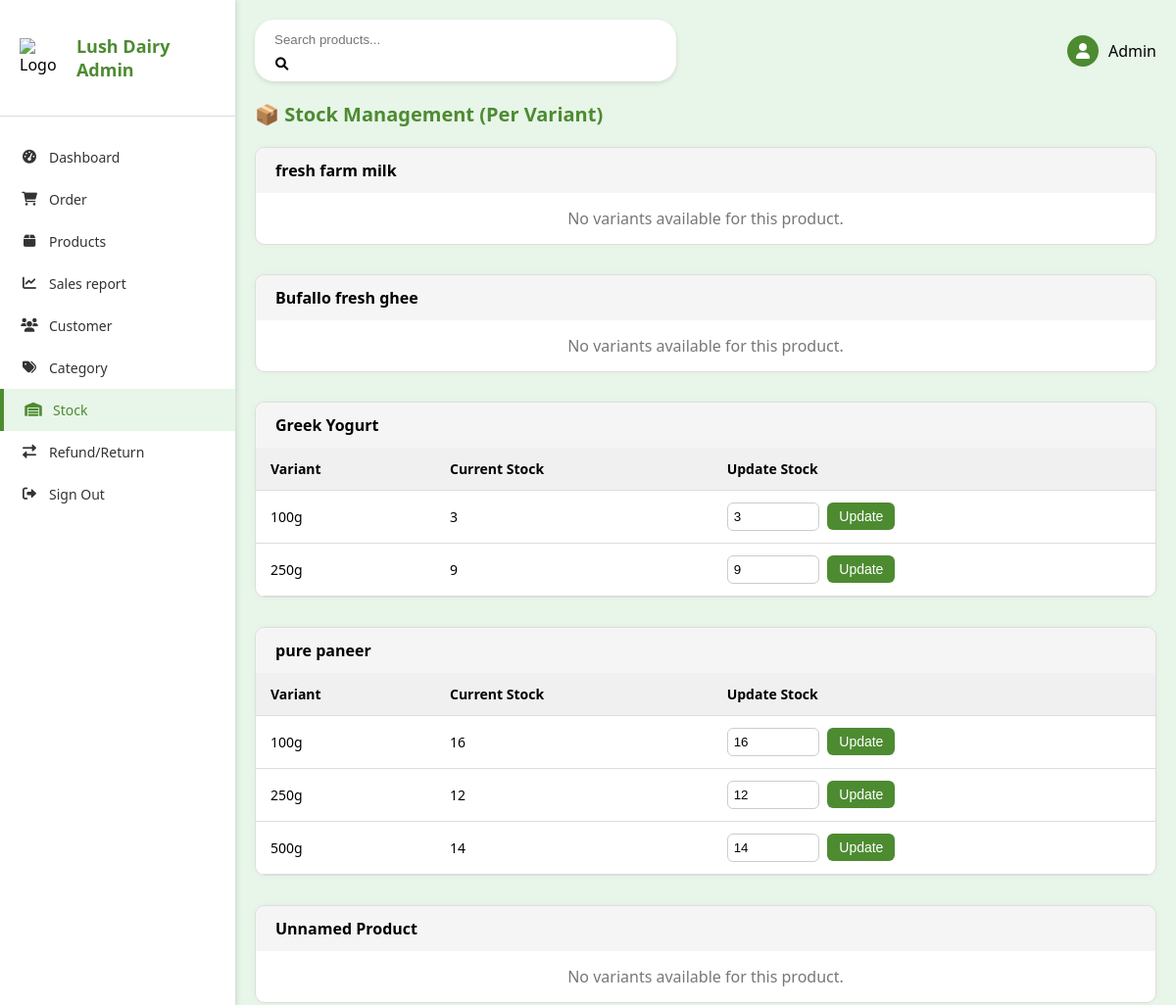
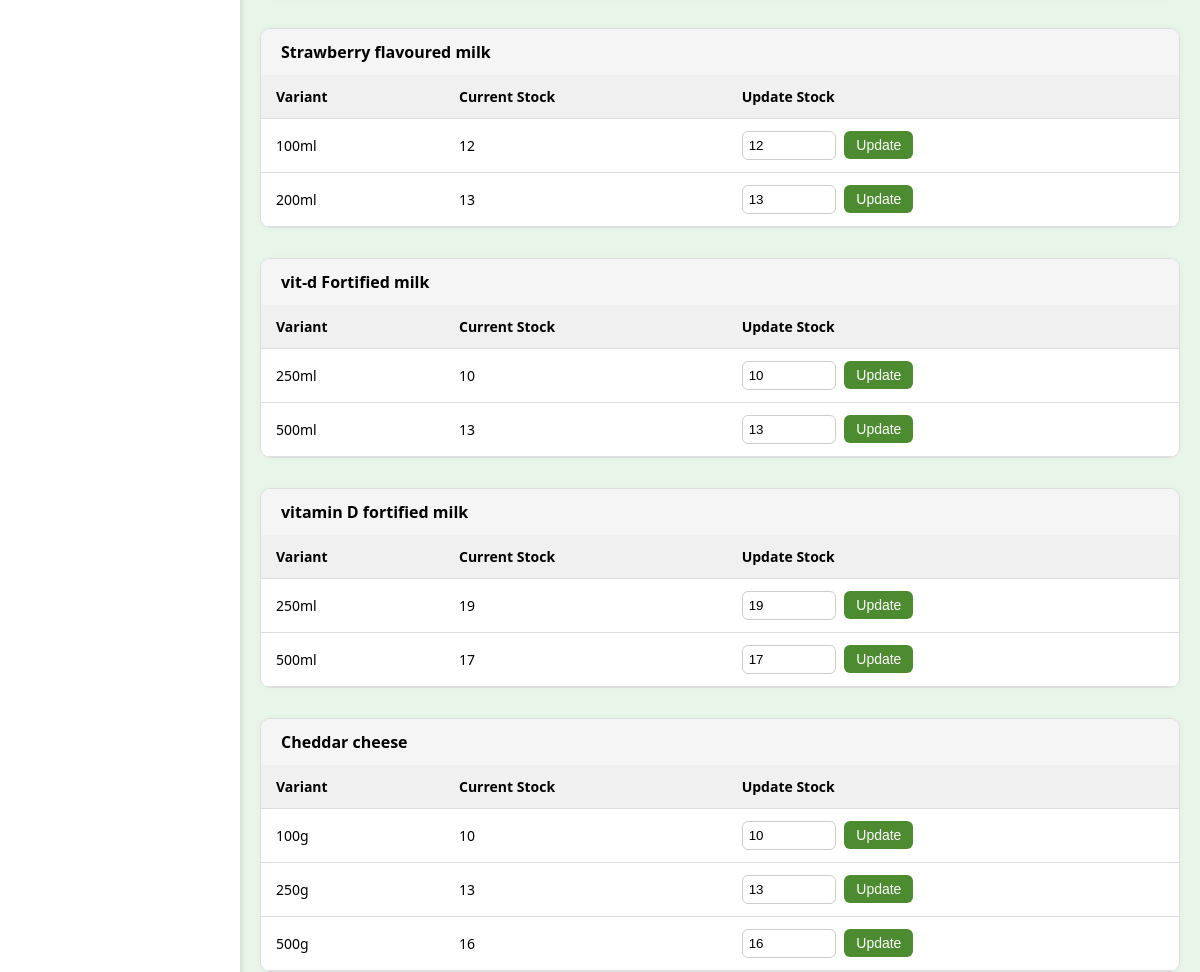
Before: /accounts/stock/ (upper part) with the older database file (2 pictures, top to bottom).
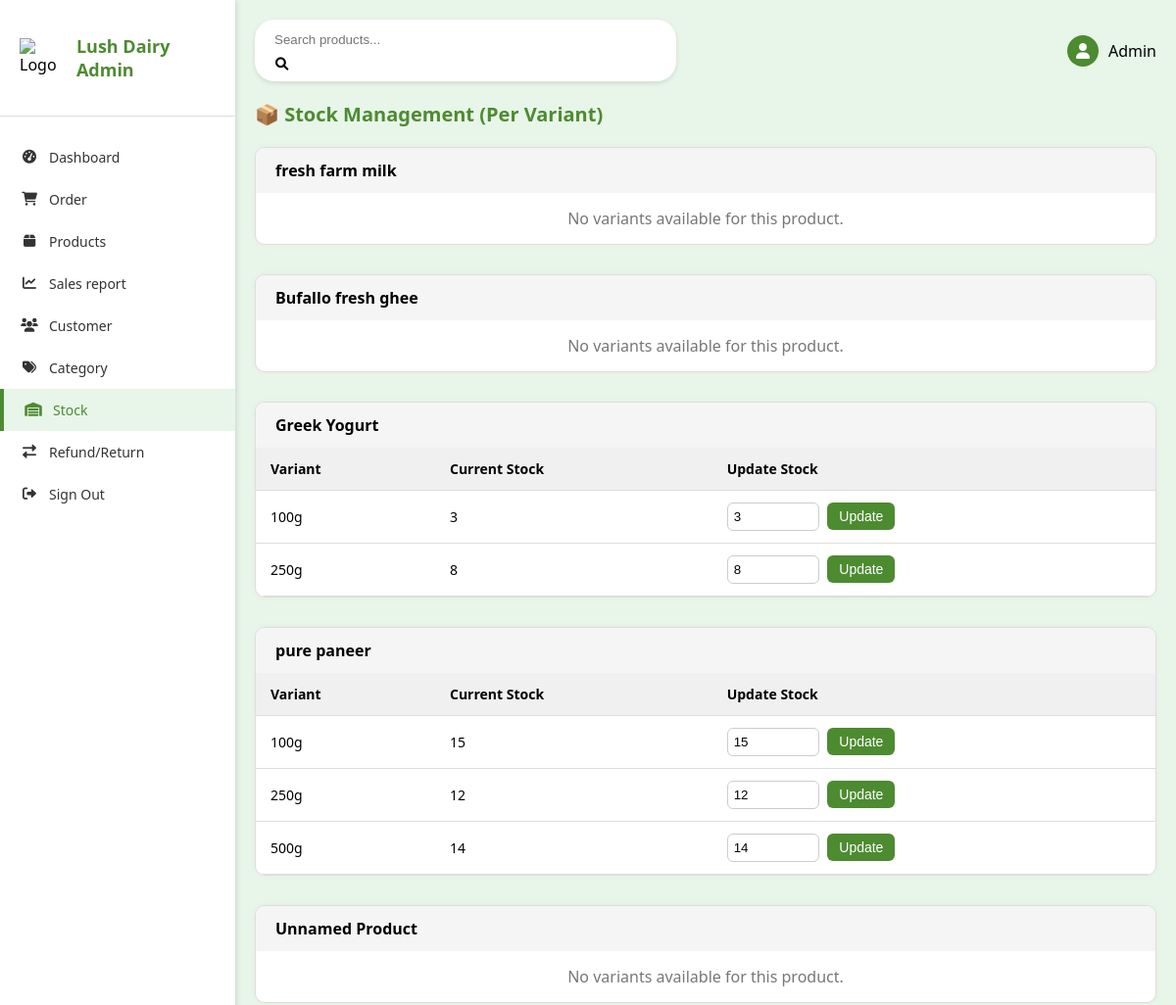
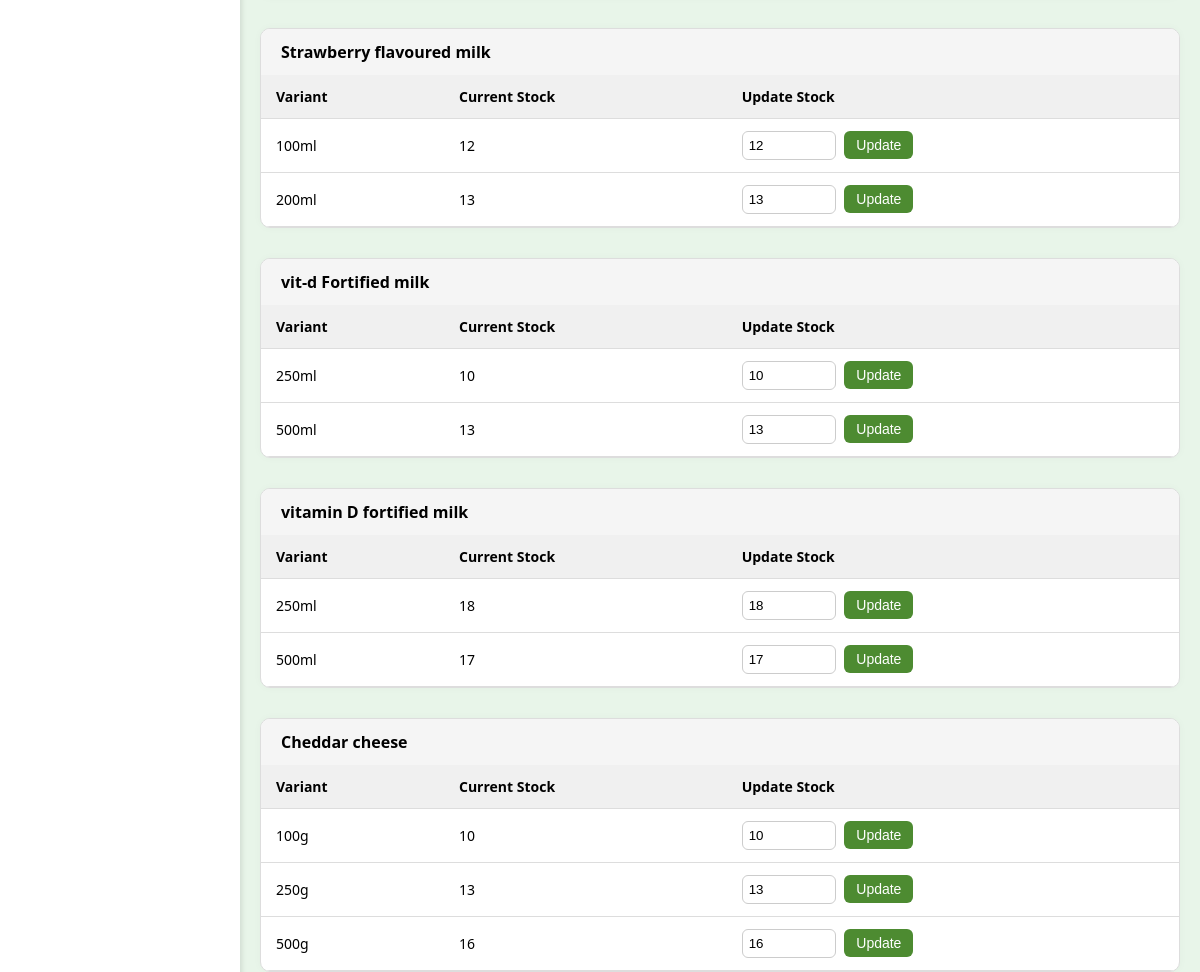
After: the same page with the newer database file (2 pictures, top to bottom).
### accounts/models.py (models this page shows, shortened)
class ProductVariant(models.Model):
    product = models.ForeignKey(Product, related_name='variants', on_delete=models.CASCADE)
    variant_name = models.CharField(max_length=100)
    price = models.DecimalField(max_digits=10, decimal_places=2)
    stock = models.PositiveIntegerField(default=0)
    is_active = models.BooleanField(default=True)
    class Meta:
        constraints = [
            models.UniqueConstraint(fields=['product', 'variant_name'], name='unique_variant_per_product')
        ]

### accounts/views.py (the view)
# urls.py: path('accounts/stock/', views.inventory_list, name='inventory_list'),
def inventory_list(request):
    query = request.GET.get('q')
    if query:
        products = Product.objects.filter(name__icontains=query).prefetch_related('variants')
    else:
        products = Product.objects.all().prefetch_related('variants')
    return render(request, 'admin_panel/inventory_list.html', {'products': products})

### templates/admin_panel/inventory_list.html (shortened to what this page needs)
{% extends 'admin_panel/base.html' %}
{% load static %}
{% block content %}
<!DOCTYPE html>
<html lang="en">
<head>
  <link href="https://cdnjs.cloudflare.com/ajax/libs/font-awesome/6.0.0-beta3/css/all.min.css" rel="stylesheet">
</head>
<body>
  <div class="container">
    <div class="sidebar">
      <div class="logo">
        <img src="{% static 'images/logo.png' %}" alt="Logo">
        <h2>Lush Dairy Admin</h2>
      </div>
      <div class="nav-menu">
        <a href="{% url 'admin_panel:admin_dashboard' %}" class="nav-item"><i class="fas fa-tachometer-alt"></i> Dashboard</a>
        <a href="{% url 'admin_panel:admin_order_list' %}" class="nav-item"><i class="fas fa-shopping-cart"></i> Order</a>
        <a href="{% url 'admin_panel:product_list' %}" class="nav-item"><i class="fas fa-box"></i> Products</a>
        <a href="#" class="nav-item"><i class="fas fa-chart-line"></i> Sales report</a>
        <a href="{% url 'admin_panel:user_list' %}" class="nav-item"><i class="fas fa-users"></i> Customer</a>
        <a href="{% url 'admin_panel:category_list' %}" class="nav-item"><i class="fas fa-tags"></i> Category</a>
        <a href="{% url 'admin_panel:inventory_list' %}" class="nav-item active"><i class="fas fa-warehouse"></i> Stock</a>
        <a href="{% url 'admin_panel:admin_return_requests' %}" class="nav-item"><i class="fas fa-exchange-alt"></i> Refund/Return</a>
        <a href="{% url 'admin_panel:admin_logout' %}" class="nav-item"><i class="fas fa-sign-out-alt"></i> Sign Out</a>
      </div>
    </div>
    <div class="main-content">
      <div class="header">
        <div class="search-bar">
          <form method="get">
            <input type="text" name="q" value="{{ request.GET.q }}" placeholder="Search products...">
            <button type="submit"><i class="fas fa-search"></i></button>
          </form>
        </div>
        <div class="user-info">
          <div class="avatar"><i class="fas fa-user"></i></div>
          <span>Admin</span>
        </div>
      </div>
      <h2 class="section-title">📦 Stock Management (Per Variant)</h2>
      {% for product in products %}
        <div class="product-block">
          <div class="product-header">{{ product.name }}</div>
          {% if product.variants.all %}
            <table>
              <thead>
                <tr>
                  <th>Variant</th>
                  <th>Current Stock</th>
                  <th>Update Stock</th>
                </tr>
              </thead>
              <tbody>
                {% for variant in product.variants.all %}
                  <tr>
                    <td>{{ variant.variant_name }}</td>
                    <td>
                      {% if variant.stock > 0 %}
                        {{ variant.stock }}
                      {% else %}
                        <span class="out-of-stock">Out of Stock</span>
                      {% endif %}
                    </td>
                    <td>
                      <form method="post" action="{% url 'admin_panel:update_stock' variant.id %}">
                        <input type="number" name="stock" value="{{ variant.stock }}" min="0" class="stock-input">
                        <button type="submit" class="btn">Update</button>
                      </form>
                    </td>
                  </tr>
                {% endfor %}
              </tbody>
            </table>
          {% else %}
            <div class="no-variants">No variants available for this product.</div>
          {% endif %}
        </div>
      {% empty %}
        <p>No products found.</p>
      {% endfor %}
    </div>
  </div>
</body>
</html>
{% endblock %}

Changed rows visible on the page:
changed ProductVariant (number 2 of 14 on the later page): stock "9" → "8"
changed ProductVariant (number 3 of 14 on the later page): stock "16" → "15"
changed ProductVariant (number 10 of 14 on the later page): stock "19" → "18"
